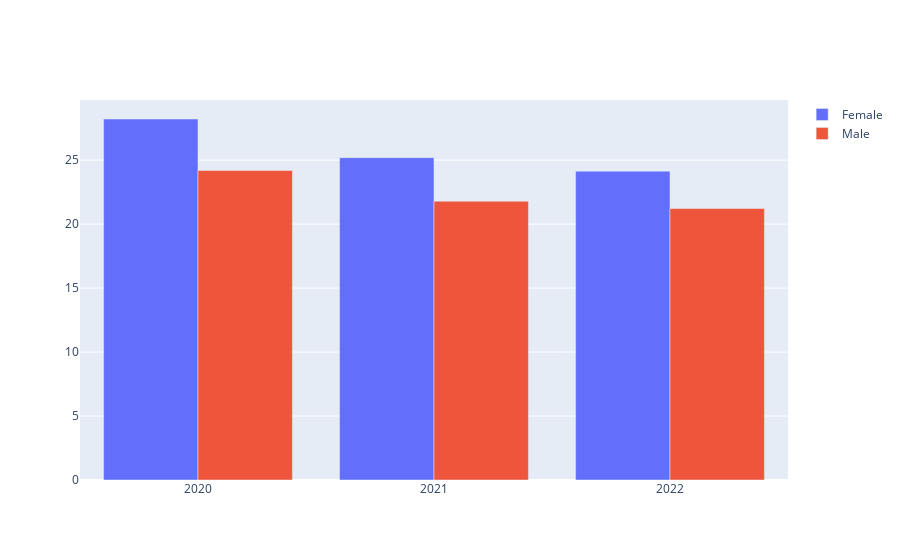

Notebook cell for this chart:
### Markdown cell above
VISUALIZATION DEPRESSION BY GENDER OVER THE YEARS

### Code cell
fig_year = go.Figure(data=[
    go.Bar(name='Female', x=dep_gender_mean['Year'], y=dep_gender_mean['Female']),
    go.Bar(name='Male', x=dep_gender_mean['Year'], y=dep_gender_mean['Male'])
])
fig_year.update_layout(barmode='group')
fig_year.show()

### Figure 1 — Plotly figure (JSON) as saved in the notebook; plotly's stock layout.template omitted (floating-point values rounded to 4 significant figures)
{"data": [{"name": "Female", "type": "bar", "x": [2020, 2021, 2022], "y": [28.21, 25.19, 24.14]}, {"name": "Male", "type": "bar", "x": [2020, 2021, 2022], "y": [24.19, 21.79, 21.22]}], "layout": {"barmode": "group"}}
